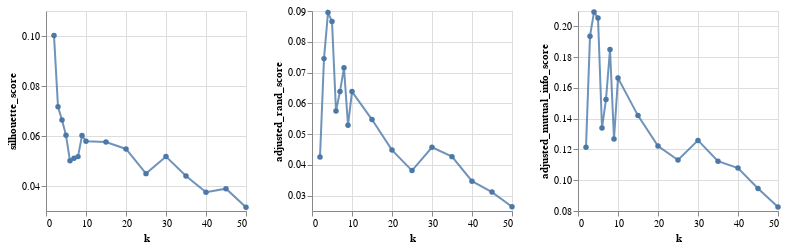

Notebook source saved alongside this figure:
### Code cell
math_metric_df = compare_k_values(math_pca_data, math_y_train)
plot_kmeans(math_metric_df, True)

### Figure 1 — Vega-Lite specification as saved in the notebook (floating-point values rounded to 4 significant figures)
{"config": {"view": {"continuousWidth": 400, "continuousHeight": 300}}, "repeat": ["silhouette_score", "adjusted_rand_score", "adjusted_mutual_info_score"], "spec": {"data": {"name": "data-09febcabe9808be8eeddb51d2b16f71a"}, "mark": {"type": "line", "opacity": 0.8, "point": true}, "encoding": {"x": {"field": "k", "type": "quantitative"}, "y": {"field": {"repeat": "repeat"}, "scale": {"zero": false}, "type": "quantitative"}}, "height": 200, "width": 200}, "columns": 3, "$schema": "https://vega.github.io/schema/vega-lite/v4.17.0.json", "datasets": {"data-09febcabe9808be8eeddb51d2b16f71a": [{"k": 2, "fit_time": 0.01376, "pred_time": 0.0008998, "silhouette_score": 0.1002, "adjusted_rand_score": 0.04257, "adjusted_mutual_info_score": 0.1214, "inertias": 5239.0}, {"k": 3, "fit_time": 0.05596, "pred_time": 0.0006342, "silhouette_score": 0.07167, "adjusted_rand_score": 0.07453, "adjusted_mutual_info_score": 0.1936, "inertias": 4911.0}, {"k": 4, "fit_time": 0.01402, "pred_time": 0.0003233, "silhouette_score": 0.06641, "adjusted_rand_score": 0.08948, "adjusted_mutual_info_score": 0.2093, "inertias": 4706.0}, {"k": 5, "fit_time": 0.01219, "pred_time": 0.0003889, "silhouette_score": 0.06027, "adjusted_rand_score": 0.08662, "adjusted_mutual_info_score": 0.2055, "inertias": 4562.0}, {"k": 6, "fit_time": 0.008442, "pred_time": 0.00032, "silhouette_score": 0.05006, "adjusted_rand_score": 0.05749, "adjusted_mutual_info_score": 0.1339, "inertias": 4435.0}, {"k": 7, "fit_time": 0.0104, "pred_time": 0.001109, "silhouette_score": 0.05107, "adjusted_rand_score": 0.06385, "adjusted_mutual_info_score": 0.1525, "inertias": 4332.0}, {"k": 8, "fit_time": 0.01122, "pred_time": 0.0003631, "silhouette_score": 0.05175, "adjusted_rand_score": 0.07154, "adjusted_mutual_info_score": 0.185, "inertias": 4233.0}, {"k": 9, "fit_time": 0.008857, "pred_time": 0.0002971, "silhouette_score": 0.06022, "adjusted_rand_score": 0.05286, "adjusted_mutual_info_score": 0.1268, "inertias": 4125.0}, {"k": 10, "fit_time": 0.01215, "pred_time": 0.0003378, "silhouette_score": 0.05787, "adjusted_rand_score": 0.06382, "adjusted_mutual_info_score": 0.1664, "inertias": 4024.0}, {"k": 15, "fit_time": 0.01255, "pred_time": 0.0006237, "silhouette_score": 0.05759, "adjusted_rand_score": 0.05472, "adjusted_mutual_info_score": 0.142, "inertias": 3707.0}, {"k": 20, "fit_time": 0.00819, "pred_time": 0.000284, "silhouette_score": 0.05482, "adjusted_rand_score": 0.0448, "adjusted_mutual_info_score": 0.1222, "inertias": 3491.0}, {"k": 25, "fit_time": 0.009861, "pred_time": 0.0005879, "silhouette_score": 0.04495, "adjusted_rand_score": 0.03814, "adjusted_mutual_info_score": 0.1132, "inertias": 3344.0}, {"k": 30, "fit_time": 0.008736, "pred_time": 0.0006201, "silhouette_score": 0.05178, "adjusted_rand_score": 0.04571, "adjusted_mutual_info_score": 0.1259, "inertias": 3176.0}, {"k": 35, "fit_time": 0.009411, "pred_time": 0.001324, "silhouette_score": 0.04403, "adjusted_rand_score": 0.04267, "adjusted_mutual_info_score": 0.1124, "inertias": 3086.0}, {"k": 40, "fit_time": 0.01567, "pred_time": 0.000495, "silhouette_score": 0.03749, "adjusted_rand_score": 0.03469, "adjusted_mutual_info_score": 0.1079, "inertias": 2952.0}, {"k": 45, "fit_time": 0.007671, "pred_time": 0.0003719, "silhouette_score": 0.03894, "adjusted_rand_score": 0.03115, "adjusted_mutual_info_score": 0.09464, "inertias": 2828.0}, {"k": 50, "fit_time": 0.01137, "pred_time": 0.0003037, "silhouette_score": 0.03146, "adjusted_rand_score": 0.0264, "adjusted_mutual_info_score": 0.08262, "inertias": 2745.0}]}}
